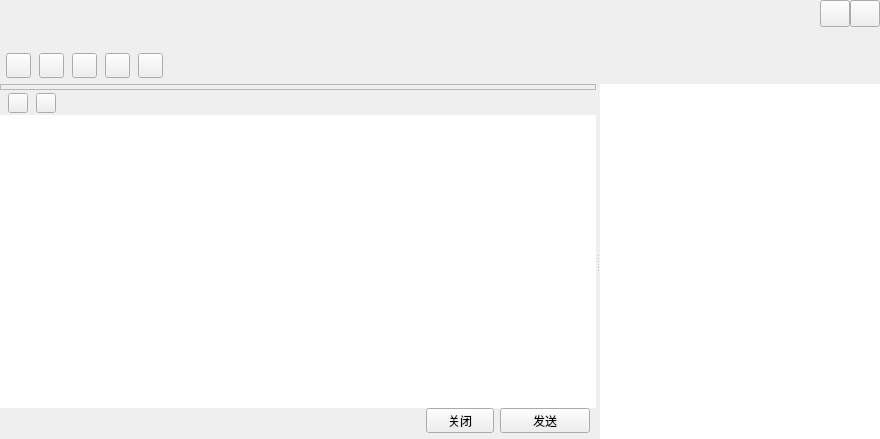
<?xml version="1.0" encoding="UTF-8"?>
<ui version="4.0">
 <class>TalkWindowClass</class>
 <widget class="QWidget" name="TalkWindowClass">
  <property name="geometry">
   <rect>
    <x>0</x>
    <y>0</y>
    <width>880</width>
    <height>439</height>
   </rect>
  </property>
  <property name="windowTitle">
   <string>TalkWindow</string>
  </property>
  <layout class="QVBoxLayout" name="verticalLayout_6">
   <property name="spacing">
    <number>0</number>
   </property>
   <property name="leftMargin">
    <number>0</number>
   </property>
   <property name="topMargin">
    <number>0</number>
   </property>
   <property name="rightMargin">
    <number>0</number>
   </property>
   <property name="bottomMargin">
    <number>0</number>
   </property>
   <item>
    <widget class="QWidget" name="titleWidget" native="true">
     <property name="sizePolicy">
      <sizepolicy hsizetype="Expanding" vsizetype="Fixed">
       <horstretch>0</horstretch>
       <verstretch>0</verstretch>
      </sizepolicy>
     </property>
     <property name="minimumSize">
      <size>
       <width>0</width>
       <height>84</height>
      </size>
     </property>
     <property name="maximumSize">
      <size>
       <width>16777215</width>
       <height>84</height>
      </size>
     </property>
     <property name="bottomskin" stdset="0">
      <bool>true</bool>
     </property>
     <layout class="QVBoxLayout" name="verticalLayout">
      <property name="spacing">
       <number>0</number>
      </property>
      <property name="leftMargin">
       <number>6</number>
      </property>
      <property name="topMargin">
       <number>0</number>
      </property>
      <property name="rightMargin">
       <number>0</number>
      </property>
      <property name="bottomMargin">
       <number>0</number>
      </property>
      <item>
       <layout class="QHBoxLayout" name="horizontalLayout">
        <property name="spacing">
         <number>0</number>
        </property>
        <item>
         <widget class="QLabel" name="nameLabel">
          <property name="sizePolicy">
           <sizepolicy hsizetype="Expanding" vsizetype="Fixed">
            <horstretch>0</horstretch>
            <verstretch>0</verstretch>
           </sizepolicy>
          </property>
          <property name="minimumSize">
           <size>
            <width>0</width>
            <height>27</height>
           </size>
          </property>
          <property name="maximumSize">
           <size>
            <width>16777215</width>
            <height>27</height>
           </size>
          </property>
          <property name="font">
           <font>
            <family>Agency FB</family>
            <pointsize>12</pointsize>
           </font>
          </property>
          <property name="text">
           <string/>
          </property>
         </widget>
        </item>
        <item>
         <widget class="QPushButton" name="sysmin">
          <property name="sizePolicy">
           <sizepolicy hsizetype="Fixed" vsizetype="Fixed">
            <horstretch>0</horstretch>
            <verstretch>0</verstretch>
           </sizepolicy>
          </property>
          <property name="minimumSize">
           <size>
            <width>30</width>
            <height>27</height>
           </size>
          </property>
          <property name="maximumSize">
           <size>
            <width>30</width>
            <height>27</height>
           </size>
          </property>
          <property name="focusPolicy">
           <enum>Qt::ClickFocus</enum>
          </property>
          <property name="toolTip">
           <string>最小化</string>
          </property>
          <property name="text">
           <string/>
          </property>
          <property name="iconSize">
           <size>
            <width>30</width>
            <height>30</height>
           </size>
          </property>
         </widget>
        </item>
        <item>
         <widget class="QPushButton" name="sysclose">
          <property name="minimumSize">
           <size>
            <width>30</width>
            <height>27</height>
           </size>
          </property>
          <property name="maximumSize">
           <size>
            <width>30</width>
            <height>27</height>
           </size>
          </property>
          <property name="font">
           <font>
            <family>Agency FB</family>
            <pointsize>12</pointsize>
           </font>
          </property>
          <property name="toolTip">
           <string>关闭</string>
          </property>
          <property name="text">
           <string/>
          </property>
          <property name="iconSize">
           <size>
            <width>30</width>
            <height>30</height>
           </size>
          </property>
         </widget>
        </item>
       </layout>
      </item>
      <item>
       <widget class="QLabel" name="signLabel">
        <property name="sizePolicy">
         <sizepolicy hsizetype="Expanding" vsizetype="Fixed">
          <horstretch>0</horstretch>
          <verstretch>0</verstretch>
         </sizepolicy>
        </property>
        <property name="minimumSize">
         <size>
          <width>0</width>
          <height>20</height>
         </size>
        </property>
        <property name="maximumSize">
         <size>
          <width>16777215</width>
          <height>20</height>
         </size>
        </property>
        <property name="font">
         <font>
          <family>Agency FB</family>
          <pointsize>10</pointsize>
         </font>
        </property>
        <property name="text">
         <string/>
        </property>
       </widget>
      </item>
      <item>
       <widget class="QWidget" name="funWidget" native="true">
        <property name="sizePolicy">
         <sizepolicy hsizetype="Expanding" vsizetype="Expanding">
          <horstretch>0</horstretch>
          <verstretch>0</verstretch>
         </sizepolicy>
        </property>
        <property name="minimumSize">
         <size>
          <width>0</width>
          <height>34</height>
         </size>
        </property>
        <property name="maximumSize">
         <size>
          <width>16777215</width>
          <height>600</height>
         </size>
        </property>
        <layout class="QHBoxLayout" name="horizontalLayout_2">
         <property name="spacing">
          <number>8</number>
         </property>
         <property name="leftMargin">
          <number>0</number>
         </property>
         <property name="topMargin">
          <number>0</number>
         </property>
         <property name="rightMargin">
          <number>6</number>
         </property>
         <property name="bottomMargin">
          <number>0</number>
         </property>
         <item>
          <widget class="QPushButton" name="addtoolbtn">
           <property name="sizePolicy">
            <sizepolicy hsizetype="Fixed" vsizetype="Fixed">
             <horstretch>0</horstretch>
             <verstretch>0</verstretch>
            </sizepolicy>
           </property>
           <property name="minimumSize">
            <size>
             <width>25</width>
             <height>25</height>
            </size>
           </property>
           <property name="maximumSize">
            <size>
             <width>25</width>
             <height>25</height>
            </size>
           </property>
           <property name="text">
            <string/>
           </property>
           <property name="hasborder" stdset="0">
            <bool>true</bool>
           </property>
          </widget>
         </item>
         <item>
          <widget class="QPushButton" name="addhumanBtn">
           <property name="sizePolicy">
            <sizepolicy hsizetype="Fixed" vsizetype="Fixed">
             <horstretch>0</horstretch>
             <verstretch>0</verstretch>
            </sizepolicy>
           </property>
           <property name="minimumSize">
            <size>
             <width>25</width>
             <height>25</height>
            </size>
           </property>
           <property name="maximumSize">
            <size>
             <width>25</width>
             <height>25</height>
            </size>
           </property>
           <property name="text">
            <string/>
           </property>
           <property name="hasborder" stdset="0">
            <bool>true</bool>
           </property>
          </widget>
         </item>
         <item>
          <widget class="QPushButton" name="appBtn">
           <property name="sizePolicy">
            <sizepolicy hsizetype="Fixed" vsizetype="Fixed">
             <horstretch>0</horstretch>
             <verstretch>0</verstretch>
            </sizepolicy>
           </property>
           <property name="minimumSize">
            <size>
             <width>25</width>
             <height>25</height>
            </size>
           </property>
           <property name="maximumSize">
            <size>
             <width>25</width>
             <height>25</height>
            </size>
           </property>
           <property name="text">
            <string/>
           </property>
           <property name="hasborder" stdset="0">
            <bool>true</bool>
           </property>
          </widget>
         </item>
         <item>
          <widget class="QPushButton" name="videoBtn">
           <property name="sizePolicy">
            <sizepolicy hsizetype="Fixed" vsizetype="Fixed">
             <horstretch>0</horstretch>
             <verstretch>0</verstretch>
            </sizepolicy>
           </property>
           <property name="minimumSize">
            <size>
             <width>25</width>
             <height>25</height>
            </size>
           </property>
           <property name="maximumSize">
            <size>
             <width>25</width>
             <height>25</height>
            </size>
           </property>
           <property name="text">
            <string/>
           </property>
           <property name="hasborder" stdset="0">
            <bool>true</bool>
           </property>
          </widget>
         </item>
         <item>
          <widget class="QPushButton" name="toolsetBtn">
           <property name="sizePolicy">
            <sizepolicy hsizetype="Fixed" vsizetype="Fixed">
             <horstretch>0</horstretch>
             <verstretch>0</verstretch>
            </sizepolicy>
           </property>
           <property name="minimumSize">
            <size>
             <width>25</width>
             <height>25</height>
            </size>
           </property>
           <property name="maximumSize">
            <size>
             <width>25</width>
             <height>25</height>
            </size>
           </property>
           <property name="text">
            <string/>
           </property>
           <property name="hasborder" stdset="0">
            <bool>true</bool>
           </property>
          </widget>
         </item>
         <item>
          <spacer name="horizontalSpacer">
           <property name="orientation">
            <enum>Qt::Horizontal</enum>
           </property>
           <property name="sizeHint" stdset="0">
            <size>
             <width>700</width>
             <height>20</height>
            </size>
           </property>
          </spacer>
         </item>
        </layout>
       </widget>
      </item>
     </layout>
    </widget>
   </item>
   <item>
    <widget class="QSplitter" name="splitter">
     <property name="sizePolicy">
      <sizepolicy hsizetype="Expanding" vsizetype="Expanding">
       <horstretch>0</horstretch>
       <verstretch>0</verstretch>
      </sizepolicy>
     </property>
     <property name="orientation">
      <enum>Qt::Horizontal</enum>
     </property>
     <widget class="QSplitter" name="bodySplitter">
      <property name="sizePolicy">
       <sizepolicy hsizetype="Expanding" vsizetype="Expanding">
        <horstretch>0</horstretch>
        <verstretch>0</verstretch>
       </sizepolicy>
      </property>
      <property name="orientation">
       <enum>Qt::Vertical</enum>
      </property>
      <property name="handleWidth">
       <number>1</number>
      </property>
      <property name="childrenCollapsible">
       <bool>false</bool>
      </property>
      <widget class="QWidget" name="bodyWidget" native="true">
       <property name="sizePolicy">
        <sizepolicy hsizetype="Expanding" vsizetype="Expanding">
         <horstretch>0</horstretch>
         <verstretch>0</verstretch>
        </sizepolicy>
       </property>
       <layout class="QVBoxLayout" name="verticalLayout_4">
        <property name="leftMargin">
         <number>0</number>
        </property>
        <property name="topMargin">
         <number>0</number>
        </property>
        <property name="rightMargin">
         <number>0</number>
        </property>
        <property name="bottomMargin">
         <number>0</number>
        </property>
        <item>
         <widget class="QFrame" name="frameWidget">
          <property name="sizePolicy">
           <sizepolicy hsizetype="Expanding" vsizetype="Expanding">
            <horstretch>0</horstretch>
            <verstretch>0</verstretch>
           </sizepolicy>
          </property>
          <property name="frameShape">
           <enum>QFrame::StyledPanel</enum>
          </property>
          <property name="frameShadow">
           <enum>QFrame::Raised</enum>
          </property>
          <layout class="QVBoxLayout" name="verticalLayout_3">
           <property name="spacing">
            <number>0</number>
           </property>
           <property name="leftMargin">
            <number>0</number>
           </property>
           <property name="topMargin">
            <number>1</number>
           </property>
           <property name="rightMargin">
            <number>0</number>
           </property>
           <property name="bottomMargin">
            <number>1</number>
           </property>
           <item>
            <widget class="MsgWebView" name="msgWidget" native="true"/>
           </item>
          </layout>
         </widget>
        </item>
       </layout>
      </widget>
      <widget class="QWidget" name="bottomWidget" native="true">
       <property name="sizePolicy">
        <sizepolicy hsizetype="Expanding" vsizetype="Expanding">
         <horstretch>0</horstretch>
         <verstretch>0</verstretch>
        </sizepolicy>
       </property>
       <property name="minimumSize">
        <size>
         <width>0</width>
         <height>138</height>
        </size>
       </property>
       <property name="maximumSize">
        <size>
         <width>16777215</width>
         <height>400</height>
        </size>
       </property>
       <layout class="QVBoxLayout" name="verticalLayout_2">
        <property name="spacing">
         <number>0</number>
        </property>
        <property name="leftMargin">
         <number>0</number>
        </property>
        <property name="topMargin">
         <number>0</number>
        </property>
        <property name="rightMargin">
         <number>0</number>
        </property>
        <property name="bottomMargin">
         <number>0</number>
        </property>
        <item>
         <widget class="QWidget" name="moduleWidget" native="true">
          <property name="sizePolicy">
           <sizepolicy hsizetype="Expanding" vsizetype="Fixed">
            <horstretch>0</horstretch>
            <verstretch>0</verstretch>
           </sizepolicy>
          </property>
          <property name="minimumSize">
           <size>
            <width>0</width>
            <height>24</height>
           </size>
          </property>
          <property name="maximumSize">
           <size>
            <width>16777215</width>
            <height>24</height>
           </size>
          </property>
          <layout class="QHBoxLayout" name="horizontalLayout_3">
           <property name="spacing">
            <number>8</number>
           </property>
           <property name="leftMargin">
            <number>8</number>
           </property>
           <property name="topMargin">
            <number>0</number>
           </property>
           <property name="rightMargin">
            <number>8</number>
           </property>
           <property name="bottomMargin">
            <number>0</number>
           </property>
           <item>
            <widget class="QPushButton" name="faceBtn">
             <property name="sizePolicy">
              <sizepolicy hsizetype="Fixed" vsizetype="Fixed">
               <horstretch>0</horstretch>
               <verstretch>0</verstretch>
              </sizepolicy>
             </property>
             <property name="minimumSize">
              <size>
               <width>20</width>
               <height>20</height>
              </size>
             </property>
             <property name="maximumSize">
              <size>
               <width>20</width>
               <height>20</height>
              </size>
             </property>
             <property name="text">
              <string/>
             </property>
             <property name="hasborder" stdset="0">
              <bool>true</bool>
             </property>
            </widget>
           </item>
           <item>
            <widget class="QPushButton" name="fileopenBtn">
             <property name="sizePolicy">
              <sizepolicy hsizetype="Fixed" vsizetype="Fixed">
               <horstretch>0</horstretch>
               <verstretch>0</verstretch>
              </sizepolicy>
             </property>
             <property name="minimumSize">
              <size>
               <width>20</width>
               <height>20</height>
              </size>
             </property>
             <property name="maximumSize">
              <size>
               <width>20</width>
               <height>20</height>
              </size>
             </property>
             <property name="text">
              <string/>
             </property>
             <property name="hasborder" stdset="0">
              <bool>true</bool>
             </property>
            </widget>
           </item>
           <item>
            <spacer name="horizontalSpacer_2">
             <property name="orientation">
              <enum>Qt::Horizontal</enum>
             </property>
             <property name="sizeHint" stdset="0">
              <size>
               <width>519</width>
               <height>20</height>
              </size>
             </property>
            </spacer>
           </item>
          </layout>
         </widget>
        </item>
        <item>
         <widget class="QmsgTextEdit" name="textEdit">
          <property name="contextMenuPolicy">
           <enum>Qt::NoContextMenu</enum>
          </property>
          <property name="frameShape">
           <enum>QFrame::NoFrame</enum>
          </property>
         </widget>
        </item>
        <item>
         <layout class="QHBoxLayout" name="horizontalLayout_4">
          <property name="spacing">
           <number>6</number>
          </property>
          <property name="rightMargin">
           <number>6</number>
          </property>
          <property name="bottomMargin">
           <number>6</number>
          </property>
          <item>
           <spacer name="horizontalSpacer_3">
            <property name="orientation">
             <enum>Qt::Horizontal</enum>
            </property>
            <property name="sizeHint" stdset="0">
             <size>
              <width>388</width>
              <height>20</height>
             </size>
            </property>
           </spacer>
          </item>
          <item>
           <widget class="QToolButton" name="closeBtn">
            <property name="minimumSize">
             <size>
              <width>68</width>
              <height>24</height>
             </size>
            </property>
            <property name="text">
             <string>关闭</string>
            </property>
            <property name="titleskin" stdset="0">
             <bool>true</bool>
            </property>
           </widget>
          </item>
          <item>
           <widget class="QToolButton" name="sendBtn">
            <property name="minimumSize">
             <size>
              <width>90</width>
              <height>24</height>
             </size>
            </property>
            <property name="text">
             <string>发送</string>
            </property>
            <property name="titleskin" stdset="0">
             <bool>true</bool>
            </property>
           </widget>
          </item>
         </layout>
        </item>
       </layout>
      </widget>
     </widget>
     <widget class="QWidget" name="widget" native="true">
      <property name="minimumSize">
       <size>
        <width>280</width>
        <height>0</height>
       </size>
      </property>
      <property name="maximumSize">
       <size>
        <width>280</width>
        <height>16777215</height>
       </size>
      </property>
      <layout class="QVBoxLayout" name="verticalLayout_5">
       <property name="spacing">
        <number>0</number>
       </property>
       <property name="leftMargin">
        <number>0</number>
       </property>
       <property name="topMargin">
        <number>0</number>
       </property>
       <property name="rightMargin">
        <number>0</number>
       </property>
       <property name="bottomMargin">
        <number>0</number>
       </property>
       <item>
        <widget class="QScrollArea" name="scrollArea">
         <property name="frameShape">
          <enum>QFrame::NoFrame</enum>
         </property>
         <property name="verticalScrollBarPolicy">
          <enum>Qt::ScrollBarAlwaysOff</enum>
         </property>
         <property name="horizontalScrollBarPolicy">
          <enum>Qt::ScrollBarAlwaysOff</enum>
         </property>
         <property name="widgetResizable">
          <bool>true</bool>
         </property>
         <widget class="QWidget" name="scrollAreaWidgetContents">
          <property name="geometry">
           <rect>
            <x>0</x>
            <y>0</y>
            <width>280</width>
            <height>355</height>
           </rect>
          </property>
          <property name="sizePolicy">
           <sizepolicy hsizetype="Expanding" vsizetype="Expanding">
            <horstretch>0</horstretch>
            <verstretch>0</verstretch>
           </sizepolicy>
          </property>
          <widget class="QTreeWidget" name="treeWidget">
           <property name="geometry">
            <rect>
             <x>0</x>
             <y>0</y>
             <width>280</width>
             <height>355</height>
            </rect>
           </property>
           <property name="frameShape">
            <enum>QFrame::NoFrame</enum>
           </property>
           <property name="horizontalScrollBarPolicy">
            <enum>Qt::ScrollBarAlwaysOff</enum>
           </property>
           <property name="editTriggers">
            <set>QAbstractItemView::AnyKeyPressed|QAbstractItemView::CurrentChanged|QAbstractItemView::DoubleClicked|QAbstractItemView::EditKeyPressed</set>
           </property>
           <property name="indentation">
            <number>0</number>
           </property>
           <property name="headerHidden">
            <bool>true</bool>
           </property>
           <property name="expandsOnDoubleClick">
            <bool>false</bool>
           </property>
           <column>
            <property name="text">
             <string notr="true">1</string>
            </property>
           </column>
          </widget>
         </widget>
        </widget>
       </item>
      </layout>
     </widget>
    </widget>
   </item>
  </layout>
 </widget>
 <layoutdefault spacing="6" margin="11"/>
 <customwidgets>
  <customwidget>
   <class>MsgWebView</class>
   <extends>QWidget</extends>
   <header location="global">msgwebview.h</header>
   <container>1</container>
  </customwidget>
  <customwidget>
   <class>QmsgTextEdit</class>
   <extends>QTextEdit</extends>
   <header location="global">qmsgtextedit.h</header>
  </customwidget>
 </customwidgets>
 <resources/>
 <connections/>
</ui>
